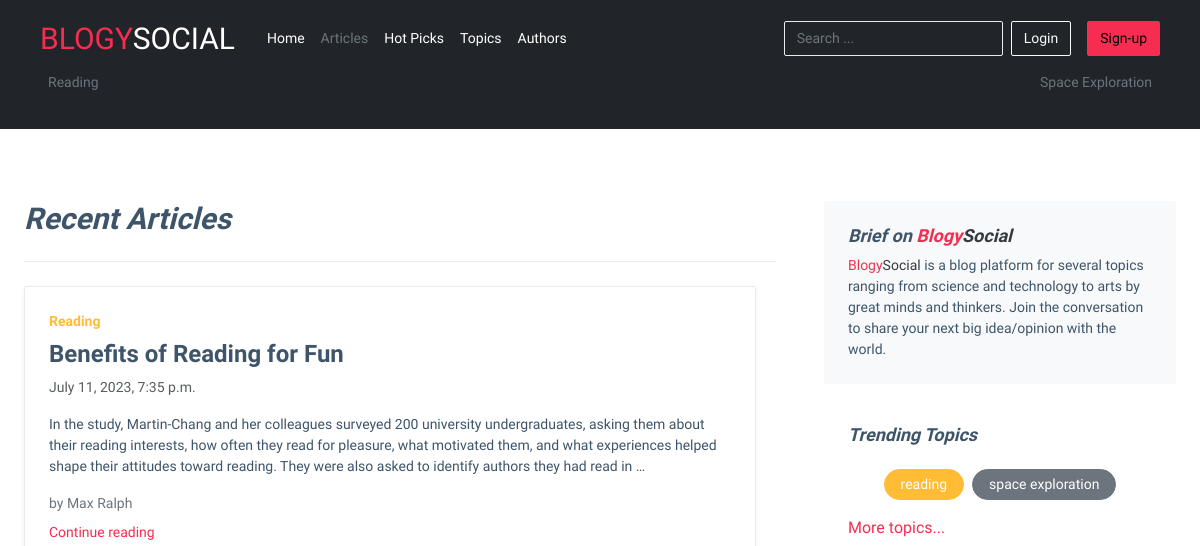
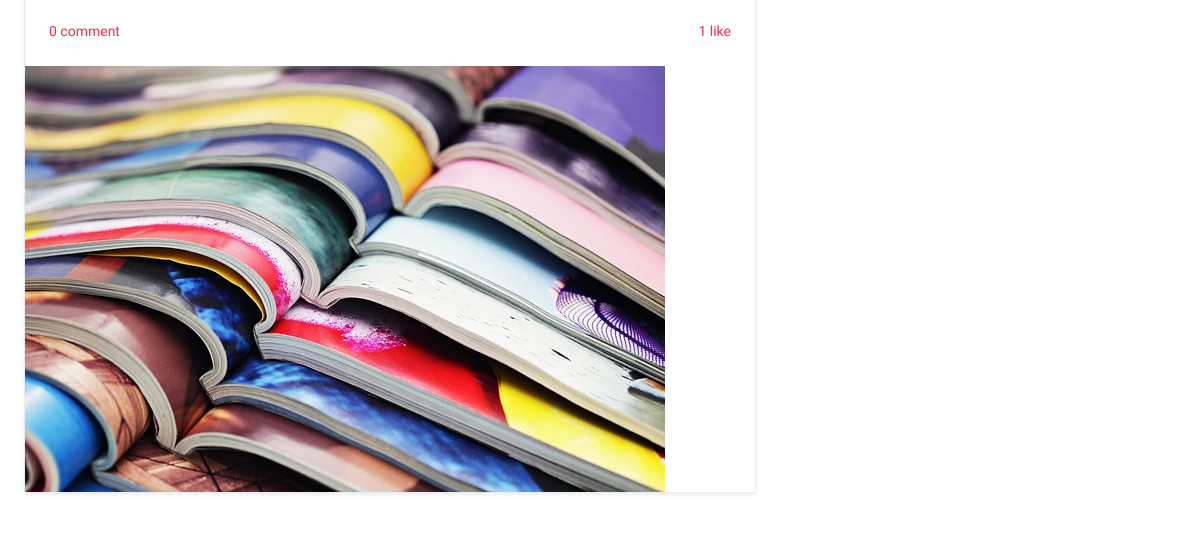
The page /articles/ (upper part) on the database as committed earlier (2 pictures, top to bottom).
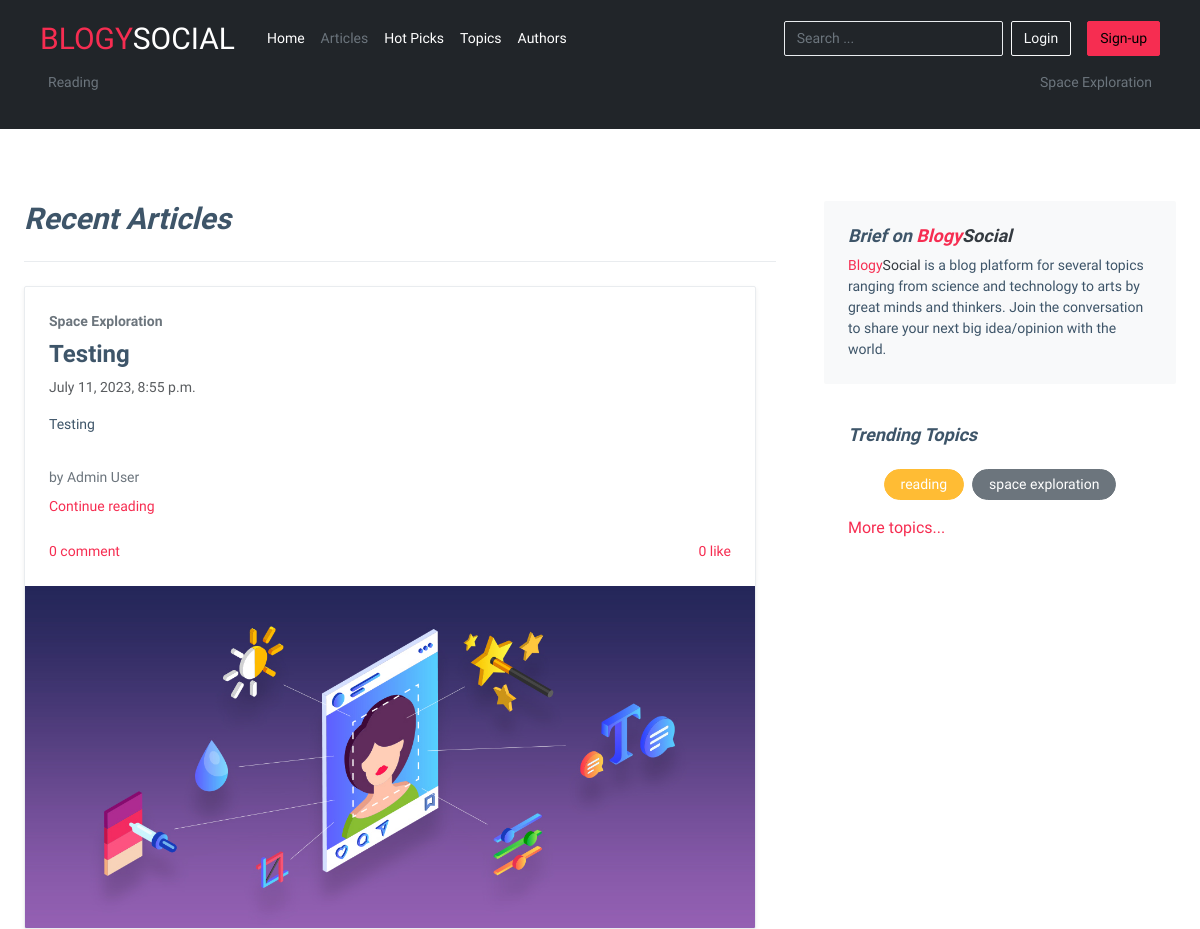
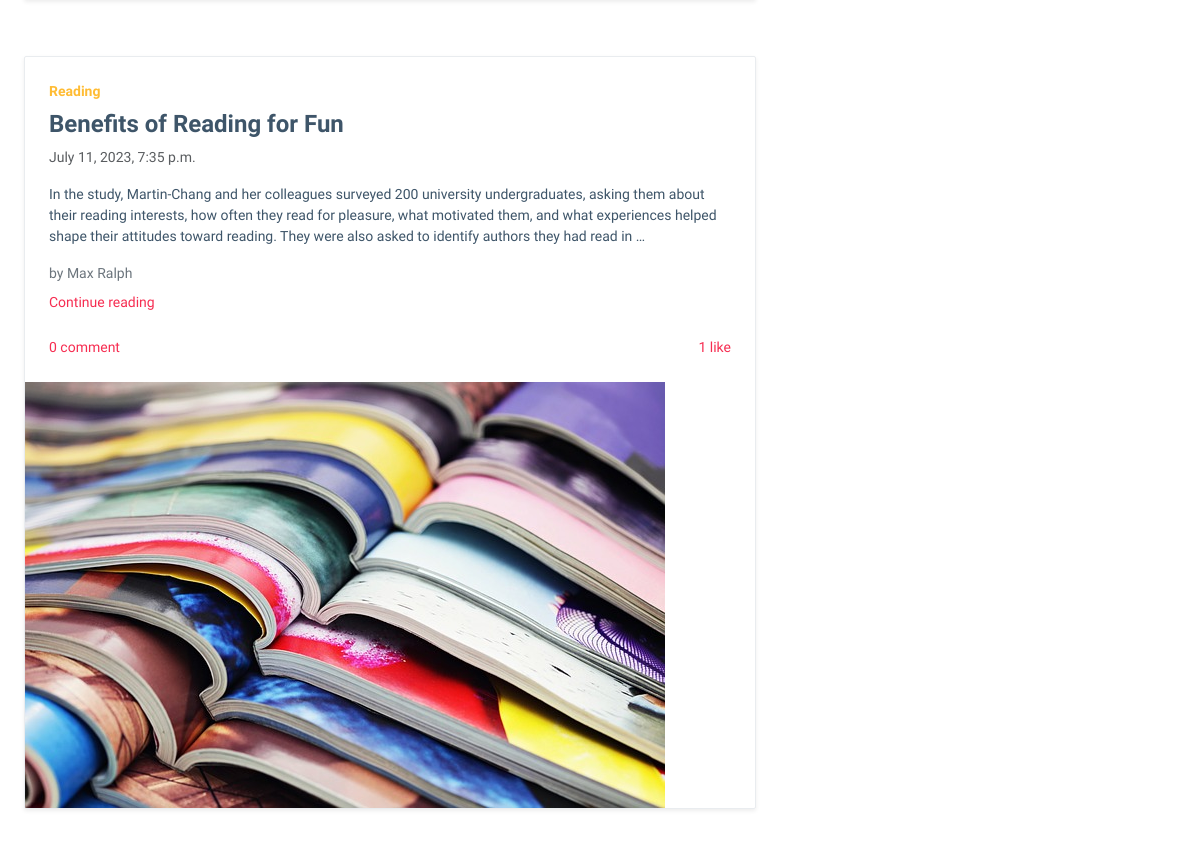
The same page on the database as committed later (2 pictures, top to bottom).
### posts/models.py (models this page shows, shortened)
class Topic(models.Model):
    title = models.CharField(
        verbose_name=_('Topic Title'),
        help_text=_('Required and unique'),
        max_length=30,
        unique=True,
    )
    slug = models.SlugField(
        verbose_name=_('Topic safe URL'),
        max_length=255,
        unique=True)
    description = models.CharField(
        verbose_name=_('Topic Description'),
        help_text=_('Required and unique'),
        max_length=255,
    )
    representative_color = models.CharField(
        verbose_name=_('Representive Color for Topic'),
        help_text=_('Color for display of Topic to site visitors'),
        max_length=10,
        default='secondary'
    )
    added_by = models.ForeignKey(UserModel, on_delete=models.CASCADE)
    is_active = models.BooleanField(
        verbose_name=_('Topic visibility'),
        help_text=_('Change topic visibility'),
        default=True,
    )
    created_at = models.DateTimeField(
        _('Created at'), auto_now_add=True, editable=False)
    updated_at = models.DateTimeField(_('Updated at'), auto_now=True)
    deleted_at = models.DateTimeField(_('Deleted at'), null=True, blank=True)
    class Meta:
        verbose_name = _('Topic')
        verbose_name_plural = _('Topics')

class Article(models.Model):
    is_featured = models.BooleanField(
        verbose_name=_('Make Article Featured'),
        help_text=_('Change make article featured on index(home) page'),
        default=False,
    )
    title = models.CharField(
        verbose_name=_('Article Title'),
        help_text=_('Required and unique'),
        max_length=150,
        unique=True,
    )
    slug = models.SlugField(
        verbose_name=_(
            'Article safe URL'),
        max_length=255,
        unique=True)
    body = RichTextField(
        verbose_name=_('Write your Article'),
        unique=True,
    )
    image = models.ImageField(
        verbose_name=_('Article Preview Image'),
        help_text=_('Upload Article Image'),
        upload_to='images/articles/',
        default='images/default.png',
    )
    topic = models.ForeignKey(
        Topic,
        on_delete=models.CASCADE,
        verbose_name=_('Choose a Topic'
                       ))
    added_by = models.ForeignKey(UserModel, on_delete=models.CASCADE)
    is_active = models.BooleanField(
        verbose_name=_('Topic visibility'),
        help_text=_('Change topic visibility'),
        default=True,
    )
    created_at = models.DateTimeField(
        _('Created at'), auto_now_add=True, editable=False)
    updated_at = models.DateTimeField(_('Updated at'), auto_now=True)
    deleted_at = models.DateTimeField(null=True, blank=True)
    class Meta:
        verbose_name = _('Article')
        verbose_name_plural = _('Articles')

### accounts/models.py (models this page shows, shortened)
class UserModel(AbstractBaseUser, PermissionsMixin):
    username = models.CharField(
        _('Username'),
        max_length=100,
        unique=True
    )
    email = models.CharField(
        _('Email Address'),
        max_length=150,
        unique=True
    )
    name = models.CharField(
        _('Name'),
        max_length=100
    )
    password = models.CharField(
        _('Password'),
        max_length=150
    )
    phone = models.CharField(
        _('Phone Number'),
        max_length=35,
        null=True,
        blank=True
    )
    photo = models.ImageField(
        verbose_name=_('Author Photo'),
        help_text=_('Upload photo'),
        upload_to='images/authors/',
        default='images/default.png',
        null=True,
        blank=True
    )
    about_me = models.TextField(
        _('About me'),
        max_length=255,
        null=True,
        blank=True
    )
    web = models.CharField(
        verbose_name=_('Author Website'),
        max_length=255,
        null=True,
        blank=True
    )
    instagram = models.CharField(
        verbose_name=_('Author Instagram'),
        max_length=255,
        null=True,
        blank=True
    )
    twitter = models.CharField(
        verbose_name=_('Author Twitter'),
        max_length=255,
        null=True,
        blank=True
    )
    remember_me = models.BooleanField(default=False)
    is_active = models.BooleanField(default=False)
    is_staff = models.BooleanField(default=False)
    created_at = models.DateTimeField(auto_now_add=True)
    updated_at = models.DateTimeField(auto_now=True)
    deleted_at = models.DateTimeField(null=True, blank=True)
    objects = CustomAccountsManager()
    USERNAME_FIELD = 'username'
    REQUIRED_FIELDS = ['email', 'password']
    class Meta:
        verbose_name = 'Account'
        verbose_name_plural = 'Accounts'

### pages/views.py (the view)
# urls.py: path('articles/', views.articles, name='articles'),
def articles(request):
    articles = Article.objects.filter(is_active=True).order_by('-created_at')
    paginator = Paginator(articles, per_page=10)
    articles_objects = paginator.get_page(1)
    articles_objects.adjusted_elided_pages = paginator.get_elided_page_range(1)
    return render(request, 'pages/articles.html', {'articles_objects': articles_objects})

### pages/context_processors.py (called while the page is built)
def random_topics(request):
    topics = Topic.objects.filter(is_active=True)
    topics_list = list(topics)
    if topics.count() < 20:
        minimum_count = topics.count()
    elif topics.count() < 1:
        minimum_count = 0
    else:
        minimum_count = 20
    random_topics = random.sample(topics_list, minimum_count)
    return {'random_topics': random_topics}

def trending_topics_list(request):
    latest_articles_for_trending_topics = list(
        set(Article.objects.values_list('topic__title', flat=True).order_by('-created_at')[:100]))
    trending_topics_list = Topic.objects.filter(
        title__in=latest_articles_for_trending_topics, is_active=True).order_by('-created_at')
    return {'trending_topics_list': trending_topics_list}

def articles_objects(request):
    articles = Article.objects.filter(is_active=True).order_by('-created_at')
    paginator = Paginator(articles, per_page=10)
    articles_objects = paginator.get_page(1)
    articles_objects.adjusted_elided_pages = paginator.get_elided_page_range(1)
    return {'articles_objects': articles_objects}

### pages/templates/pages/articles.html (shortened to what this page needs)
{% extends 'base.html' %}
{% load static %}
{% block content %}
    {% block heading %}
        <h2 class="pb-4 mb-4 fst-italic border-bottom">
            Recent Articles
        </h2>
    {% endblock %}
    {% block main %}
        <section>
            {% if articles_objects %}
                {% for article in articles_objects %}
                    <article class="blog-post row mb-4">
                        <div class="row mb-2">
                            <div class="col-md-12">
                                <div class="row g-0 border rounded overflow-hidden flex-md-row mb-4 shadow-sm h-md-250 position-relative">
                                    <div class=" col p-4 d-flex flex-column position-static">
                                        <strong class="d-inline-block mb-2 text-{{ article.topic.representative_color }}">{{ article.topic.title }}</strong>
                                        <h3 class="mb-2">{{ article.title }}</h3>
                                        <div class="mb-2 text-body-secondary">{{ article.created_at }}</div>
                                        <p class="mb-2">{{ article.body|truncatewords:45|safe }}</p>
                                        <a href="{% url 'pages:author' article.added_by.username %}" class="text-decoration-none text-secondary mb-2">by {{ article.added_by.name }}</a>
                                        <a href="{% url 'pages:article' article.slug %}" class="stretched-link text-danger">Continue reading</a>
                                    </div>
                                    <div class="comments-likes d-flex justify-content-between px-4 pb-4">
                                        <a href="{% url 'pages:article' article.slug %}#comments" class="text-danger">
                                            {% if article.comment_set.all.count < 2 %}
                                                {{ article.comment_set.all.count }} comment
                                            {% else %}
                                                {{ article.comment_set.all.count }} comments
                                            {% endif %}
                                        </a>
                                        <a class="text-danger">
                                            {% if article.like_set.all.count < 2 %}
                                                {{ article.like_set.all.count }} like
                                            {% else %}
                                                {{ article.like_set.all.count }} likes
                                            {% endif %}
                                        </a>
                                    </div>
                                    <div class="col-auto d-none d-lg-block">
                                        <img src="
                                            {% if article.image != 'images/default.png' %}
                                                {{ article.image.url }}
                                            {% endif %}
                                        " class="object-fit-cover" alt="" width="100%" height="100%">
                                    </div>
                                </div>
                            </div>
                        </div>
                    </article>
                {% endfor %}
            {% else %}
                    <p class="text-center fs-5 my-4">There are no existing articles yet. <a href="{% url 'posts:add_article' %}" class="text-danger">Add One</a>.</p>
            {% endif %}
        </section>
    {% endblock %}
{% endblock %}

### templates/includes/topnav.html (shortened to what this page needs)
<header class="p-3 text-bg-dark">
    <div class="container">
        <div class="d-flex flex-wrap align-items-center justify-content-center justify-content-lg-start">
            <a href="{% url 'pages:index' %}" class="d-flex align-items-center mb-2 mb-lg-0 text-danger fs-2 text-decoration-none">
                <span class="text-danger">BLOGY<span class="text-white">SOCIAL</span></span>
            </a>
            <ul class="nav col-12 col-lg-auto me-lg-auto mb-2 justify-content-center mb-md-0 ms-4">
                <li><a href="{% url 'pages:index' %}" class="nav-link px-2 text-{% if request.get_full_path == '/' %}secondary{% else %}white{% endif %}">Home</a></li>
                <li><a href="{% url 'pages:articles' %}" class="nav-link px-2 text-{% if 'articles/' in request.get_full_path %}secondary{% else %}white{% endif %}">Articles</a></li>
                <li><a href="{% url 'pages:hot_picks' %}" class="nav-link px-2 text-{% if 'hot-picks/' in request.get_full_path %}secondary{% else %}white{% endif %}">Hot Picks</a></li>
                <li><a href="{% url 'pages:topics' %}" class="nav-link px-2 text-{% if 'topics/' in request.get_full_path %}secondary{% else %}white{% endif %}">Topics</a></li>
                <li><a href="{% url 'pages:authors' %}" class="nav-link px-2 text-{% if 'authors/' in request.get_full_path %}secondary{% else %}white{% endif %}">Authors</a></li>
            </ul>
            <div class="d-flex align-items-center justify-content-end flex-wrap gap-2">
                <form action="{% url 'pages:search' %}" method="GET" class="col-12 col-lg-auto mb-lg-0" role="search">
                    <input name="search" type="text" class="form-control form-control-dark text-bg-dark" placeholder="Search ..." aria-label="Search">
                </form>
                {% if request.user.is_authenticated %}
                    <a href="{% url 'accounts:logout' %}" class="btn btn-danger d-flex align-items-center">
                        <span>Hi<span class="fw-bold"> {{ request.user.name }}</span></span> &nbsp;&nbsp;
                        <svg xmlns="http://www.w3.org/2000/svg" width="24" height="24" fill="currentColor" class="bi bi-power" viewBox="0 0 16 16">
                            <path d="M7.5 1v7h1V1h-1z" />
                            <path d="M3 8.812a4.999 4.999 0 0 1 2.578-4.375l-.485-.874A6 6 0 1 0 11 3.616l-.501.865A5 5 0 1 1 3 8.812z" />
                        </svg>
                    </a>
                {% else %}
                    <a type="button" class="btn btn-outline-light me-2" href="{% url 'accounts:login' %}">Login</a>
                    <a type="button" class="btn btn-danger" href="{% url 'accounts:register' %}">Sign-up</a>
                {% endif %}
            </div>
        </div>
        <div class="nav-scroller py-1 mb-2">
            <nav class="nav d-flex justify-content-between">
                {% for topic in random_topics %}
                    <a class="p-2 link-secondary" href="{% url 'pages:topic' topic.slug %}">{{ topic.title }}</a>
                {% endfor %}
            </nav>
        </div>
    </div>
</header>

### templates/includes/aside.html
<div class="position-sticky" style="top: 2rem;">
    <div class="p-4 mb-3 bg-body-tertiary rounded">
        <h4 class="fst-italic">Brief on <span class="text-danger">Blogy<span class="text-dark">Social</span></span></h4>
        <p class="mb-0"><span class="text-danger">Blogy<span class="text-dark">Social</span></span> is a blog platform for several topics ranging from science and technology to arts by great minds and thinkers. Join the conversation to share your next big idea/opinion with the world.</p>
    </div>
    <div class="p-4">
        <h4 class="fst-italic">Trending Topics</h4>
        <div class="d-flex flex-wrap gap-2 justify-content-center py-3 text-white">
            {% if trending_topics_list %}
                {% for topic in trending_topics_list %}
                    <a href="{% url 'pages:topic' topic.slug %}" class="btn btn-{{ topic.representative_color }} rounded-pill py-1 px-3 text-white">{{ topic.title|lower }}</a>
                {% endfor %}
            {% endif %}
        </div>
        <p><a href="{% url 'pages:topics' %}" class="my-4 text-danger fs-5">More topics...</a></p>
    </div>
</div>

Rows that differ between the two databases and show on the page:
added Article: topic "Space Exploration", title "Testing", created_at "July 11, 2023, 8:55 p.m.", body "Testing", added_by.name "Admin User", comment_set.all.count "0", like_set.all.count "0", image (picture)
